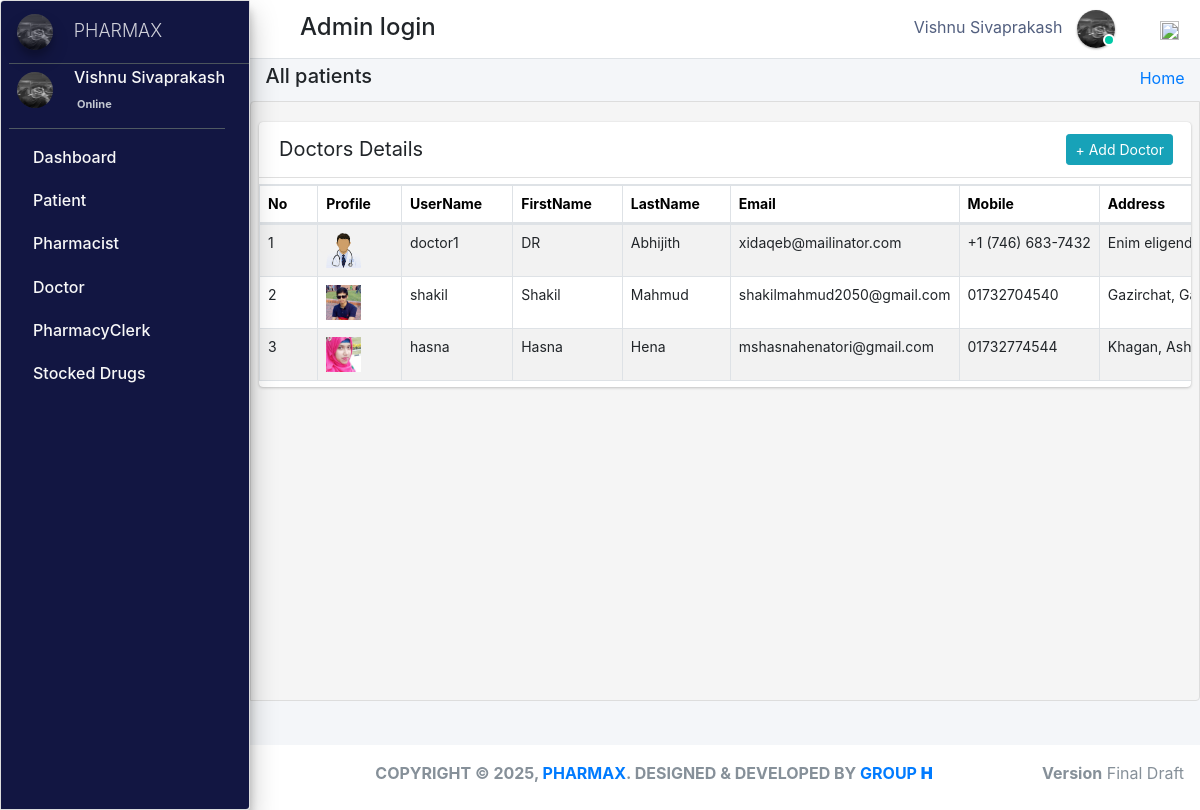
/admin_user/manage_doctor/ (signed in), run on the app's committed database.
### pharmacy/models.py (models this page shows, shortened)
class CustomUser(AbstractUser):
    user_type_data = ((1, "AdminHOD"), (2, "Pharmacist"), (3, "Doctor"), (4, "PharmacyClerk"),(5, "Patients"))
    user_type = models.CharField(default=1, choices=user_type_data, max_length=10)

class AdminHOD(models.Model):
    gender_category=(
        ('Male','Male'),
        ('Female','Female'),
    )
    admin = models.OneToOneField(CustomUser,null=True, on_delete = models.CASCADE)
    emp_no= models.CharField(max_length=100,null=True,blank=True)
    gender=models.CharField(max_length=100,null=True,choices=gender_category)
    mobile=models.CharField(max_length=10,null=True,blank=True)
    address=models.CharField(max_length=300,null=True,blank=True)
    profile_pic=models.ImageField(default="admin.png",null=True,blank=True)
    created_at = models.DateTimeField(auto_now_add=True)
    updated_at = models.DateTimeField(auto_now=True)
    date_employed=models.DateTimeField(auto_now_add=True, auto_now=False)
    objects = models.Manager()

class Doctor(models.Model):
    gender_category=(
        ('Male','Male'),
        ('Female','Female'),
    )
    admin = models.OneToOneField(CustomUser,null=True, on_delete = models.CASCADE)
    emp_no=models.CharField(max_length=100,null=True,blank=True)
    age= models.IntegerField(default='0', blank=True, null=True)
    gender=models.CharField(max_length=100,null=True,choices=gender_category)
    mobile=models.CharField(max_length=10,null=True,blank=True)
    address=models.CharField(max_length=300,null=True,blank=True)
    profile_pic=models.ImageField(default="doctor.png",null=True,blank=True)
    created_at = models.DateTimeField(auto_now_add=True)
    updated_at = models.DateTimeField(auto_now=True)
    objects = models.Manager()

### pharmacy/HODViews.py (the view)
# urls.py: path('admin_user/manage_doctor/',HODViews.manageDoctor,name='manage_doctor'),
def manageDoctor(request):
    staffs = Doctor.objects.all()
    context = {
        "staffs": staffs,
        "title":"Dotors Details"
    }
    return render(request,'hod_templates/manage_doctor.html',context)

### pharmacy/LoginCheckMiddleWare.py (called while the page is built, shortened)
    def process_view(self, request, view_func, view_args, view_kwargs):
        modulename = view_func.__module__
        user = request.user
        if user.is_authenticated:
            if user.user_type == "1":
                if modulename == "pharmacy.HODViews":
                    pass
                elif modulename == "":
                    pass
                elif modulename == "pharmacy.views" or modulename == "django.views.static":
                    pass
                else:
                    pass
            else:
                return redirect("login")
        else:
            if request.path == reverse("login"):
                pass
            else:
                return redirect("login")

### pharmacy/templates/hod_templates/manage_doctor.html (shortened to what this page needs)
{% extends 'hod_templates/base_template.html'%} {% block page_title %}
<h5>All patients</h5>
{% endblock page_title %} {% block main_content %}
<section class="content">
    <div class="row">
        <div class="col-md-12">
            <div class="card card-primar sc">
                <div class="card-header">
                    <span>Doctors Details</span>
                    <div class="card-tools d-flex">
                        <a class="btn btn-sm btn-info mr-2" href="{% url 'add_doctor' %}" role="button">+ Add Doctor</a>
                    </div>
                </div>
                <table class="table table-bordered table-hover dataTable" id="plist">
                    <thead>
                        <tr>
                            <th>No</th>
                            <th>Profile</th>
                            <th>UserName</th>
                            <th>FirstName</th>
                            <th>LastName</th>
                            <th>Email</th>
                            <th>Mobile</th>
                            <th>Address</th>
                        </tr>
                    </thead>
                    <tbody>
                        {% for staff in staffs %}
                        <tr class="hov">
                            <td>{{forloop.counter}}</td>
                            <td> <img src="{{staff.profile_pic.url}}" class="" width="35" height="35" alt=""></td>
                            <td>{{staff.admin.username}}</td>
                            <td>{{staff.admin.first_name}}</td>
                            <td>{{staff.admin.last_name}}</td>
                            <td>{{staff.admin.email}}</td>
                            <td>{{staff.mobile}}</td>
                            <td>{{staff.address}}</td>
                        </tr>
                        {% endfor %}
                    </tbody>
                </table>
            </div>
        </div>
    </div>
</section>
{% endblock %}

### pharmacy/templates/hod_templates/base_template.html (shortened to what this page needs)
{% extends 'base_file.html' %} {% block htm %}
<body class="hold-transition sidebar-mini layout-fixed">
    <div class="wrapper">
        <nav class="main-header navbar navbar-expand navbar-white navbar-light">
            <ul class="navbar-nav">
                <li class="nav-item">
                    <a class="nav-link" data-widget="pushmenu" href="#" role="button"></a>
                </li>
            </ul>
            <h4 style="margin-left: 10px; margin-top: 5px;">Admin login </h4>
            <ul class="navbar-nav ml-auto">
                <li class="mx-3">
                    <a href="#" class="sm-submenu-with-image a">
                        <span>{{user.first_name}}  {{user.last_name}}</span>
                        <img src="{{request.user.adminhod.profile_pic.url}}" class="img-circle elevation-1" width="38" height="38" alt="">
                        <span class="avatar-status avatar-sm-status avatar-status-success"></span>
                    </a>
                </li>
                <li class="nav-item dropdown ml-3 low">
                    <a href="#" class="btn btn-outlined btn-black text-muted bg-transparent " data-toggle="dropdown" aria-expanded="false" data-wow-delay="0.7s"><img src="https://img.icons8.com/ios/50/000000/settings.png" width="19" height="19">
                    </a>
                </li>
            </ul>
        </nav>
        {% include 'hod_templates/sidebar.html'%}
        <div class="content-wrapper">
            <div class="content-header">
                <div class="container-fluid">
                    <div class="row ">
                        <div class="col-sm-6">
                            <h1 class="m-0 text-dark">
                                {% block page_title %} {% endblock page_title %}
                            </h1>
                        </div>
                        <div class="col-sm-6 ">
                            <ol class="breadcrumb float-sm-right">
                                <li class="breadcrumb-item"><a href="">Home</a></li>
                            </ol>
                        </div>
                    </div>
                </div>
            </div>
            {% block main_content %} {% endblock main_content %}
        </div>
        {% include 'hod_templates/footer.html'%}
    </div>
    {% endblock htm %}

### pharmacy/templates/hod_templates/sidebar.html (shortened to what this page needs)
<aside class="main-sidebar sidebar-dark-primary elevation-4">
    <a href="" class="brand-link ml-2">
        <img src="{{request.user.adminhod.profile_pic.url}}" alt="" width="36" height="36" class=" img-circle elevation-3" style="opacity: .8">
        <span class="brand-text font-weight-light mt-1 ml-3 mmust">PHARMAX</span>
    </a>
    <div class="sidebar">
        <div class="user-panel mr-3">
            <div class="pull-left image sm-submenu-with-image a ml-2 ">
                <img src="{{request.user.adminhod.profile_pic.url}}" class="img-circle mt-2" width="36" height="36" alt="User Image">
            </div>
            <div class="pull-left info">
                <p>{{user.first_name}} {{user.last_name}}</p>
                <a href="#"> Online</a>
            </div>
        </div>
        <nav class="mt-2">
            <ul class="nav nav-pills nav-sidebar flex-column" data-widget="treeview" role="menu" data-accordion="false">
                <li class="nav-item">
                    <a href="{% url  'admin_dashboard' %}" class="nav-link">
                        <p>
                            Dashboard
                        </p>
                    </a>
                </li>
                <li class="nav-item">
                    <a href="#" class="nav-link">
                        <p>
                            Patient
                        </p>
                    </a>
                </li>
                <li class="nav-item">
                    <a href="#" class="nav-link">
                        <p>
                            Pharmacist
                        </p>
                    </a>
                </li>
                <li class="nav-item">
                    <a href="#" class="nav-link">
                        <p>
                            Doctor
                        </p>
                    </a>
                </li>
                <li class="nav-item">
                    <a href="#" class="nav-link">
                        <p>
                            PharmacyClerk
                        </p>
                    </a>
                </li>
                <li class="nav-item">
                    <a href="#" class="nav-link">
                        <p>
                            Stocked Drugs
                        </p>
                    </a>
                </li>
            </ul>
        </nav>
    </div>
</aside>

### static/css/main.css (style rules this page uses)
html { font-family: sans-serif; line-height: 1.15; -webkit-text-size-adjust: 100%; -webkit-tap-highlight-color: transparent; }
body { overflow-y: hidden; overflow-x: hidden; font-family: -apple-system, BlinkMacSystemFont, "Segoe UI", Roboto, "Helvetica Neue", Arial, "Noto Sans", sans-serif, "Apple Color Emoji", "Segoe UI Emoji", "Segoe UI Symbol", "Noto Color Emoji" !important; }
th { color: rgb(0, 0, 0); font-size: 14px !important; }
.content { background-color: #f5f5f5; border: 1px solid #dddddd; border-radius: 4px 0px 4px 0px; left: -1px; padding: 10px 7px 5px; }
.main-sidebar { background: #ffffff; border: 1px solid #dddddd; border-radius: 4px 0px 4px 0px; font-weight: bold; }
.content { height: 75vh; overflow-y: scroll; overflow-x: hidden; }
.sc { white-space: nowrap; display: block; overflow-x: hidden !important; }
.content .row { margin-top: 20px !important; }
.main-sidebar { background-color: #121642 !important; color: white !important; }
.main-sidebar p { color: #f8f8f8 !important; font-weight: 500 !important }
td { font-size: 14px !important; }
.hov { transition: transform .5s; }
.avatar-status { position: absolute; bottom: 12px; right: 75.4px; display: -ms-inline-flexbox; display: inline-flex; -ms-flex-negative: 0; flex-shrink: 0; -ms-flex-pack: center; justify-content: center; -ms-flex-align: center; align-items: center; white-space: nowrap; text-align: center; vertical-align: baseline; font-weight: 600; border: .125rem solid #fff; width: 12px; height: 12px; line-height: 1; font-size: .71094rem; border-radius: 50%; }
.avatar-status-success { color: #fff; background-color: #00c9a7; }
.card-header span { font-size: 20px !important; }
.table>tbody>tr>td, .table>tbody>tr>th, .table>tfoot>tr>td, .table>tfoot>tr>th, .table>thead>tr>td, .table>thead>tr>th { padding: 8px; line-height: 1.42857143; vertical-align: top; }
.pull-left { float: left; }
.pull-left { float: left!important; }
.user-panel>.info { padding: 5px 5px 5px 15px; line-height: 1; position: absolute; left: 55px; }
.user-panel>.info>p { font-weight: 600; margin-bottom: 9px; }
p { margin: 0 0 10px; }
.user-panel { padding-bottom: 20px; }
.user-panel:after { clear: both; }
.user-panel:before, .user-panel:after { content: " "; display: table; }
.user-panel>.info>a { text-decoration: none; padding-right: 5px; margin-top: 3px; font-size: 11px; overflow: hidden; white-space: nowrap; }
.mmust { overflow: hidden; white-space: nowrap; font-size: 18px; }
.table { background: white !important; }
.container-fluid { width: 100%; padding-right: 15px; padding-left: 15px; margin-right: auto; margin-left: auto; }
.row { display: flex; flex-wrap: wrap; margin-right: -15px; margin-left: -15px; }
.d-flex { display: flex !important; z-index: 44; }
.d-flex { display: flex !important; }
.table tbody tr:nth-of-type(odd) { background-color: rgba(0, 0, 0, .05) !important; }
.table tbody tr:nth-of-type(odd) { background-color: rgba(197, 197, 197, 0.05) !important; }
.img-circle { border-radius: 50%; }
.content-wrapper .content-header { padding: 5px 0.5rem !important; }

### static/css/profile.css (style rules this page uses)
li { list-style-type: none ! }
.navbar-nav span { color: #525f7f !important; margin-right: 10px !important; }
body { font-family: 'Rubik', sans-serif; height: 100% !important; }
.table tbody tr:nth-of-type(odd) { background-color: rgba(0, 0, 0, .05) !important; }

### data on the page
CustomUser: first_name "Vishnu", last_name "Sivaprakash", user.adminhod.profile_pic (picture)
Doctor: profile_pic (picture), admin.username "doctor1", admin.first_name "DR", admin.last_name "Abhijith", admin.email "xidaqeb@mailinator.com", mobile "+1 (746) 683-7432", address "Enim…"
Doctor: profile_pic (picture), admin.username "shakil", admin.first_name "Shakil", admin.last_name "Mahmud", admin.email "shakilmahmud2050@gmail.com", mobile "01732704540", address "Gazirchat,…"
Doctor: profile_pic (picture), admin.username "hasna", admin.first_name "Hasna", admin.last_name "Hena", admin.email "mshasnahenatori@gmail.com", mobile "01732774544", address "Khagan,…"
